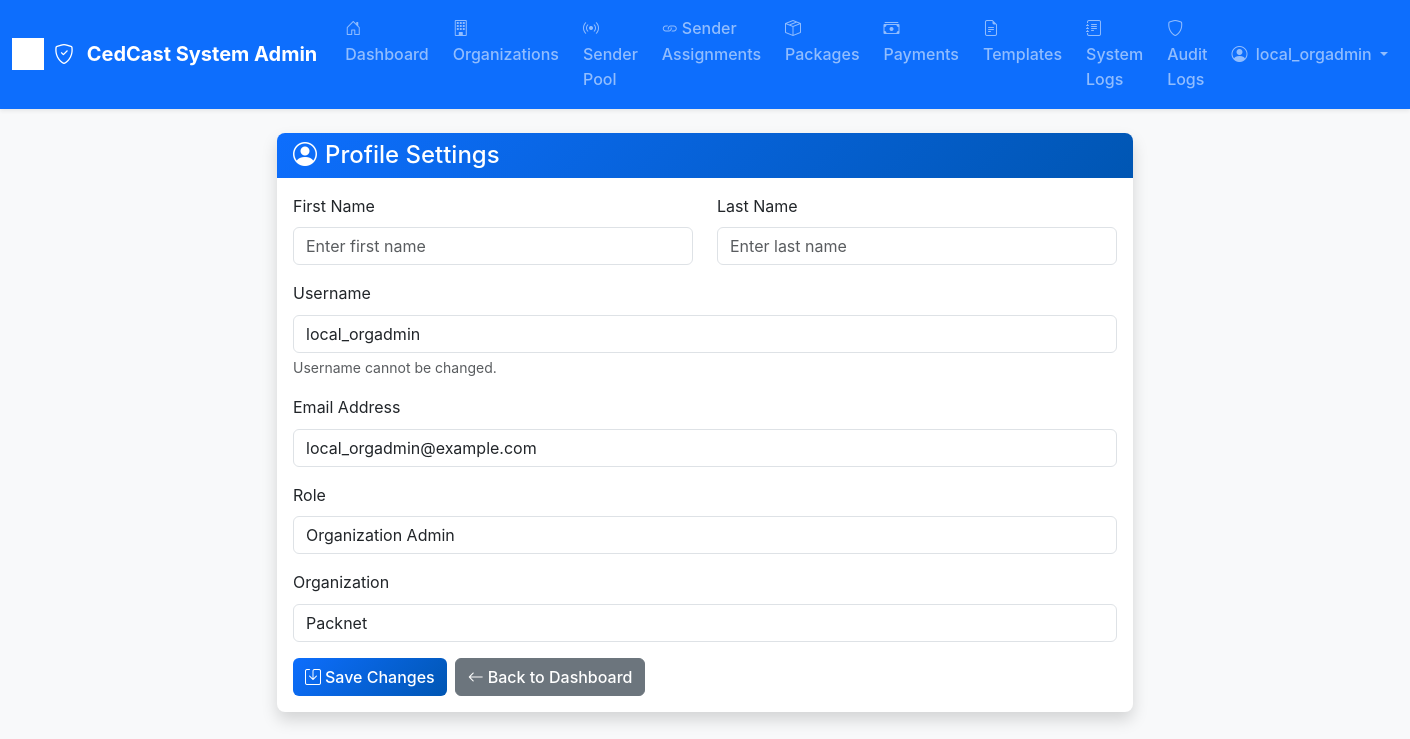
Page /profile/ (signed in) on the committed database.
### core/models.py (models this page shows, shortened)
class User(AbstractUser):
	SUPER_ADMIN = "super_admin"
	SCHOOL_ADMIN = "school_admin"
	ORG_ADMIN = "org_admin"
	ROLE_CHOICES = [
		(SUPER_ADMIN, "Super Admin"),
		(SCHOOL_ADMIN, "School Admin"),
		(ORG_ADMIN, "Organization Admin"),
	]
	role = models.CharField(max_length=20, choices=ROLE_CHOICES)
	school = models.ForeignKey(School, on_delete=models.CASCADE, null=True, blank=True)
	organization = models.ForeignKey('Organization', on_delete=models.CASCADE, null=True, blank=True)

class Organization(models.Model):
	TYPE_CHOICES = [
		("pharmacy", "Pharmacy"),
		("company", "Company"),
		("ngo", "NGO"),
		("other", "Other"),
	]
	name = models.CharField(max_length=255)
	org_type = models.CharField(max_length=20, choices=TYPE_CHOICES, default="company")
	slug = models.SlugField(max_length=100, unique=True)
	logo = models.ImageField(upload_to='org_logos/', blank=True, null=True)
	address = models.TextField(blank=True, null=True)
	phone_primary = models.CharField(max_length=20, blank=True, null=True)
	phone_secondary = models.CharField(max_length=20, blank=True, null=True)
	created_at = models.DateTimeField(auto_now_add=True)
	is_active = models.BooleanField(default=True)
	onboarded = models.BooleanField(default=False)
	banned = models.BooleanField(default=False, help_text="Whether this organization is banned from the platform")
	ban_reason = models.TextField(blank=True, null=True, help_text="Reason for banning the organization")
	banned_at = models.DateTimeField(blank=True, null=True, help_text="When the organization was banned")
	banned_by = models.ForeignKey(User, on_delete=models.SET_NULL, null=True, blank=True, related_name='banned_organizations', help_text="User who banned this organization")
	APPROVAL_CHOICES = [
		('pending', 'Pending Approval'),
		('approved', 'Approved'),
		('rejected', 'Rejected'),
	]
	approval_status = models.CharField(max_length=20, choices=APPROVAL_CHOICES, default='pending')
	approved_at = models.DateTimeField(blank=True, null=True)
	approved_by = models.ForeignKey(User, on_delete=models.SET_NULL, null=True, blank=True, related_name='approved_organizations')
	rejection_reason = models.TextField(blank=True, null=True)
	sms_credit_balance = models.DecimalField(max_digits=10, decimal_places=2, default=Decimal('0.00'))
	total_sms_sent = models.PositiveIntegerField(default=0, help_text="Total SMS sent by organization")
	sms_rate = models.DecimalField(max_digits=5, decimal_places=4, default=Decimal('0.25'), help_text="Cost per SMS in cedis")
	is_premium = models.BooleanField(default=False, help_text="Premium features enabled")
	class Meta:
		indexes = [
			models.Index(fields=['is_active', 'onboarded']),
			models.Index(fields=['slug']),
			models.Index(fields=['approval_status', 'created_at']),
		]
	@property
	def balance(self):
		"""Backward compatibility property for sms_credit_balance"""
		return self.sms_credit_balance

### core/views.py (the view)
# urls.py: path('profile/', views.profile_view, name='profile'),
@login_required
def profile_view(request):
	user = request.user
	notice = None
	if request.method == 'POST':
		user.first_name = request.POST.get('first_name', user.first_name)
		user.last_name = request.POST.get('last_name', user.last_name)
		user.email = request.POST.get('email', user.email)
		user.save()
		notice = 'Profile updated successfully.'
	return render(request, 'profile.html', {'user': user, 'notice': notice})

### core/templates/profile.html (shortened to what this page needs)
{% extends 'base.html' %}
{% block body_class %}profile-page{% endblock %}
{% block content %}
{% include "super_admin_combined_nav.html" %}
<div class="container py-4">
    <div class="row justify-content-center">
        <div class="col-md-8">
            <div class="card shadow">
                <div class="card-header bg-primary text-white">
                    <h4 class="mb-0"><i class="bi bi-person-circle me-2"></i>Profile Settings</h4>
                </div>
                <div class="card-body">
                    <form method="post">
                        <div class="row">
                            <div class="col-md-6 mb-3">
                                <label for="first_name" class="form-label">First Name</label>
                                <input type="text" class="form-control" id="first_name" name="first_name" value="{{ user.first_name }}" placeholder="Enter first name">
                            </div>
                            <div class="col-md-6 mb-3">
                                <label for="last_name" class="form-label">Last Name</label>
                                <input type="text" class="form-control" id="last_name" name="last_name" value="{{ user.last_name }}" placeholder="Enter last name">
                            </div>
                        </div>
                        <div class="mb-3">
                            <label for="username" class="form-label">Username</label>
                            <input type="text" class="form-control" id="username" name="username" value="{{ user.username }}" readonly>
                            <div class="form-text">Username cannot be changed.</div>
                        </div>
                        <div class="mb-3">
                            <label for="email" class="form-label">Email Address</label>
                            <input type="email" class="form-control" id="email" name="email" value="{{ user.email }}" placeholder="Enter email address">
                        </div>
                        <div class="mb-3">
                            <label class="form-label">Role</label>
                            <input type="text" class="form-control" value="{{ user.get_role_display }}" readonly>
                        </div>
                        {% if user.organization %}
                        <div class="mb-3">
                            <label class="form-label">Organization</label>
                            <input type="text" class="form-control" value="{{ user.organization.name }}" readonly>
                        </div>
                        {% endif %}
                        <div class="d-flex gap-2">
                            <button type="submit" class="btn btn-primary">
                                <i class="bi bi-save me-1"></i>Save Changes
                            </button>
                            <a href="{% if user.organization %}{% url 'org_dashboard' user.organization.slug %}{% elif user.school %}{% url 'school_dashboard' user.school.slug %}{% else %}{% url 'dashboard' %}{% endif %}" class="btn btn-secondary">
                                <i class="bi bi-arrow-left me-1"></i>Back to Dashboard
                            </a>
                        </div>
                    </form>
                </div>
            </div>
        </div>
    </div>
</div>
{% endblock %}

### core/templates/super_admin_combined_nav.html (shortened to what this page needs)
{% load static %}
<nav class="navbar navbar-expand-lg navbar-dark bg-primary shadow-sm">
    <div class="container-fluid">
        <a class="navbar-brand d-flex align-items-center fw-bold" href="{% url 'dashboard' %}">
            <img src="{% static 'images/cedcast_logo.png' %}" alt="CedCast" style="height: 32px; margin-right: 10px;" onerror="this.style.display='none'">
            <div class="d-none d-sm-block">
                <i class="bi bi-shield-check me-2"></i>
                <span>CedCast System Admin</span>
            </div>
        </a>
        <div class="collapse navbar-collapse" id="superAdminNavbar">
            <ul class="navbar-nav me-auto">
                <li class="nav-item">
                    <a class="nav-link {% if request.resolver_match.url_name == 'dashboard' %}active{% endif %}" href="{% url 'dashboard' %}">
                        <i class="bi bi-house-door me-1"></i>Dashboard
                    </a>
                </li>
                <li class="nav-item">
                    <a class="nav-link {% if request.resolver_match.url_name == 'super_orgs' %}active{% endif %}" href="{% url 'super_orgs' %}">
                        <i class="bi bi-building me-1"></i>Organizations
                    </a>
                </li>
                <li class="nav-item">
                    <a class="nav-link {% if request.resolver_match.url_name == 'sender_pool' %}active{% endif %}" href="{% url 'sender_pool' %}">
                        <i class="bi bi-broadcast me-1"></i>Sender Pool
                    </a>
                </li>
                <li class="nav-item">
                    <a class="nav-link {% if request.resolver_match.url_name == 'sender_assignments' %}active{% endif %}" href="{% url 'sender_assignments' %}">
                        <i class="bi bi-link me-1"></i>Sender Assignments
                    </a>
                </li>
                <li class="nav-item">
                    <a class="nav-link {% if request.resolver_match.url_name == 'super_packages' %}active{% endif %}" href="{% url 'super_packages' %}">
                        <i class="bi bi-box-seam me-1"></i>Packages
                    </a>
                </li>
                <li class="nav-item">
                    <a class="nav-link {% if request.resolver_match.url_name == 'super_payments' %}active{% endif %}" href="{% url 'super_payments' %}">
                        <i class="bi bi-cash-stack me-1"></i>Payments
                    </a>
                </li>
                <li class="nav-item">
                    <a class="nav-link {% if request.resolver_match.url_name == 'global_templates' %}active{% endif %}" href="{% url 'global_templates' %}">
                        <i class="bi bi-file-earmark-text me-1"></i>Templates
                    </a>
                </li>
                <li class="nav-item">
                    <a class="nav-link {% if request.resolver_match.url_name == 'system_logs' %}active{% endif %}" href="{% url 'system_logs' %}">
                        <i class="bi bi-journal-text me-1"></i>System Logs
                    </a>
                </li>
                <li class="nav-item">
                    <a class="nav-link {% if request.resolver_match.url_name == 'audit_message_logs' %}active{% endif %}" href="{% url 'audit_message_logs' %}">
                        <i class="bi bi-shield me-1"></i>Audit Logs
                    </a>
                </li>
            </ul>
            <ul class="navbar-nav">
                <li class="nav-item dropdown">
                    <a class="nav-link dropdown-toggle" href="#" id="userDropdown" role="button" data-bs-toggle="dropdown" aria-expanded="false">
                        <i class="bi bi-person-circle me-1"></i>
                        <span class="d-none d-lg-inline">{{ request.user.username }}</span>
                    </a>
                </li>
            </ul>
        </div>
    </div>
</nav>

### static/css/style.css (style rules this page uses)
:root { --primary-color: #0d6efd; --secondary-color: #6c757d; --success-color: #198754; --warning-color: #ffc107; --danger-color: #dc3545; --info-color: #0dcaf0; --light-bg: #f8f9fa; --dark-text: #212529; --border-radius: 8px; --shadow: 0 2px 4px rgba(0,0,0,0.1); --shadow-lg: 0 4px 12px rgba(0,0,0,0.15); }
body { font-family: 'Inter', -apple-system, BlinkMacSystemFont, 'Segoe UI', Roboto, sans-serif; background-color: var(--light-bg); color: var(--dark-text); line-height: 1.6; }
.navbar-brand { font-weight: 700; font-size: 1.25rem; }
.navbar-brand img { filter: brightness(0) invert(1); }
.card { border: none; border-radius: var(--border-radius); box-shadow: var(--shadow); transition: all 0.3s ease; }
.card-header { background: linear-gradient(135deg, var(--primary-color), #0056b3); color: white; border-radius: var(--border-radius) var(--border-radius) 0 0 !important; border: none; font-weight: 600; }
.btn { border-radius: 6px; font-weight: 500; transition: all 0.2s ease; }
.btn-primary { background: linear-gradient(135deg, var(--primary-color), #0056b3); border: none; }
.form-control, .form-select { border-radius: 6px; border: 1px solid #dee2e6; transition: all 0.2s ease; }

### core/templates/super_admin_combined_nav.html (style rules this page uses)
.navbar-brand { font-weight: 700; }
.nav-link { font-weight: 500; padding: 0.5rem 1rem; margin: 0 0.25rem; border-radius: 6px; transition: all 0.2s ease; }

### rows in the picture
User: user.username "local_orgadmin", username "local_orgadmin", email "local_orgadmin@example.com", role "Organization Admin", organization.name "Packnet"
